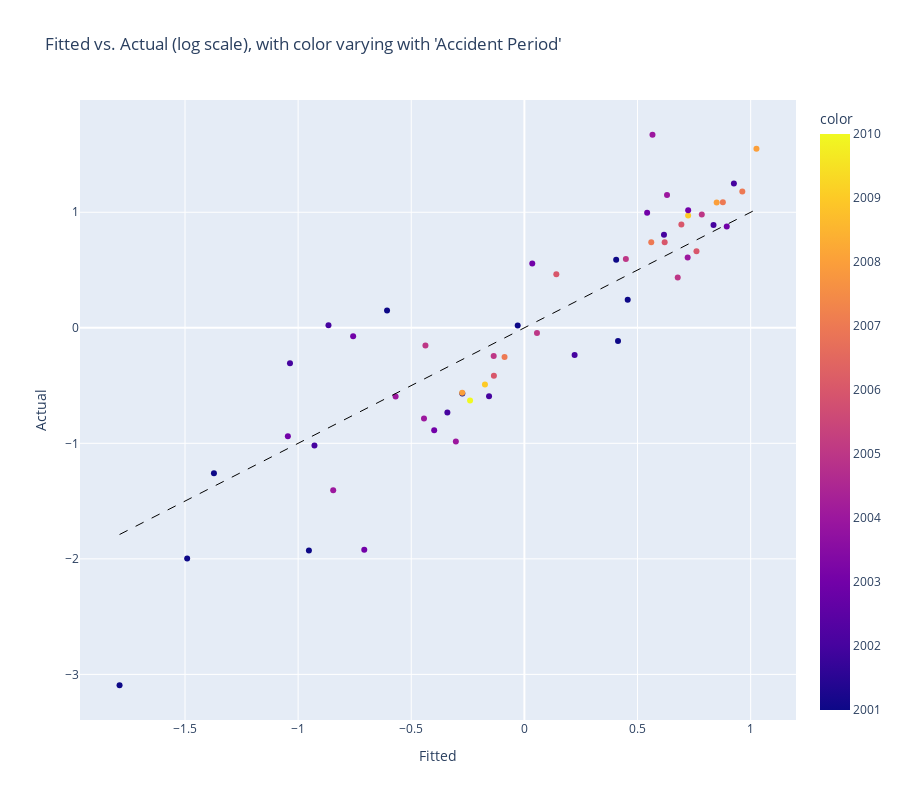

Notebook code cell kept with this figure:
### Code cell
rky.icrfs.FitPlot('acc')

### Figure 1 — Plotly figure (JSON) as saved in the notebook; plotly's stock layout.template omitted (floating-point values rounded to 4 significant figures; data arrays with more than 128 entries replaced by an {"elided": "..."} marker saying what was removed)
{"data": [{"customdata": {"elided": "55x5 float values"}, "hovertemplate": "Fitted=%{x}<br>Actual=%{y}<br>Accident Period=%{customdata[0]}<br>Development Period=%{customdata[1]}<br>Calendar Period=%{customdata[2]}<br>Hetero Adjustment=%{customdata[3]}<br>yhat=%{customdata[4]}<br>color=%{marker.color}<extra></extra>", "legendgroup": "", "marker": {"color": [2001, 2002, 2003, 2004, 2005, 2006, 2007, 2008, 2009, 2010, 2001, 2002, 2003, 2004, 2005, 2006, 2007, 2008, 2009, 2001, 2002, 2003, 2004, 2005, 2006, 2007, 2008, 2001, 2002, 2003, 2004, 2005, 2006, 2007, 2001, 2002, 2003, 2004, 2005, 2006, 2001, 2002, 2003, 2004, 2005, 2001, 2002, 2003, 2004, 2001, 2002, 2003, 2001, 2002, 2001], "coloraxis": "coloraxis", "symbol": "circle"}, "mode": "markers", "name": "", "orientation": "v", "showlegend": false, "type": "scatter", "x": [-0.2743, -0.1563, -0.3987, -0.4437, -0.1357, -0.1348, -0.08775, -0.2748, -0.1744, -0.2402, 0.4056, 0.6168, 0.5425, 0.6304, 0.6777, 0.6937, 0.5606, 0.8497, 0.7237, 0.4566, 0.8358, 0.8943, 0.7215, 0.784, 0.6199, 0.963, 1.026, 0.4138, 0.9259, 0.7237, 0.5661, 0.4484, 0.7605, 0.8771, -0.02957, 0.2219, 0.03484, -0.303, 0.05555, 0.1411, -0.6071, -0.3405, -0.7077, -0.5693, -0.4373, -0.9524, -0.8659, -0.7569, -0.8451, -1.491, -0.9278, -1.045, -1.372, -1.036, -1.789], "xaxis": "x", "y": [-0.5691, -0.5936, -0.8859, -0.7842, -0.2441, -0.4146, -0.2521, -0.5622, -0.4911, -0.629, 0.5895, 0.8054, 0.9955, 1.149, 0.4358, 0.894, 0.7415, 1.084, 0.9723, 0.2429, 0.8888, 0.8763, 0.6077, 0.9806, 0.7413, 1.18, 1.55, -0.1134, 1.249, 1.018, 1.671, 0.5945, 0.6632, 1.086, 0.0202, -0.2353, 0.5572, -0.9833, -0.046, 0.4636, 0.1501, -0.7342, -1.922, -0.5939, -0.1527, -1.928, 0.0216, -0.0729, -1.406, -1.996, -1.019, -0.9397, -1.259, -0.3075, -3.094], "yaxis": "y"}], "layout": {"coloraxis": {"colorbar": {"title": {"text": "color"}}, "colorscale": [[0, "#0d0887"], [0.1111, "#46039f"], [0.2222, "#7201a8"], [0.3333, "#9c179e"], [0.4444, "#bd3786"], [0.5556, "#d8576b"], [0.6667, "#ed7953"], [0.7778, "#fb9f3a"], [0.8889, "#fdca26"], [1, "#f0f921"]]}, "height": 800, "legend": {"tracegroupgap": 0}, "shapes": [{"line": {"color": "black", "dash": "dash", "width": 1}, "type": "line", "x0": -1.789, "x1": 1.026, "y0": -1.789, "y1": 1.026}], "title": {"text": "Fitted vs. Actual (log scale), with color varying with 'Accident Period'"}, "xaxis": {"anchor": "y", "domain": [0, 1], "title": {"text": "Fitted"}}, "yaxis": {"anchor": "x", "domain": [0, 1], "title": {"text": "Actual"}}}}
